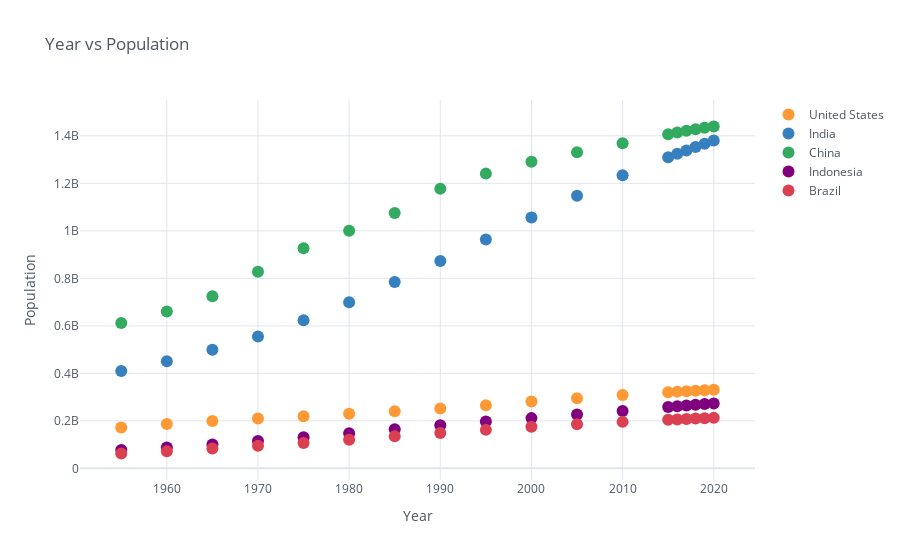

Notebook code for this chart:
### Markdown cell above
## Scatter plot

### Code cell
df_population.iplot(kind='scatter', mode='markers',
                    xTitle='Year', yTitle='Population',
                    title='Year vs Population')

### Figure 1 — Plotly figure (JSON) as saved in the notebook; plotly's stock layout.template omitted (floating-point values rounded to 4 significant figures)
{"data": [{"line": {"color": "rgba(255, 153, 51, 1.0)", "dash": "solid", "shape": "linear", "width": 1.3}, "marker": {"size": 12, "symbol": "circle"}, "mode": "markers", "name": "United States", "text": "", "type": "scatter", "x": [1955, 1960, 1965, 1970, 1975, 1980, 1985, 1990, 1995, 2000, 2005, 2010, 2015, 2016, 2017, 2018, 2019, 2020], "y": [171685336, 186720571, 199733676, 209513341, 219081251, 229476354, 240499825, 252120309, 265163745, 281710909, 294993511, 309011475, 320878310, 323015995, 325084756, 327096265, 329064917, 331002651]}, {"line": {"color": "rgba(55, 128, 191, 1.0)", "dash": "solid", "shape": "linear", "width": 1.3}, "marker": {"size": 12, "symbol": "circle"}, "mode": "markers", "name": "India", "text": "", "type": "scatter", "x": [1955, 1960, 1965, 1970, 1975, 1980, 1985, 1990, 1995, 2000, 2005, 2010, 2015, 2016, 2017, 2018, 2019, 2020], "y": [409880595, 450547679, 499123324, 555189792, 623102897, 698952844, 784360008, 873277798, 963922588, 1056575549, 1147609927, 1234281170, 1310152403, 1324517249, 1338676785, 1352642280, 1366417754, 1380004385]}, {"line": {"color": "rgba(50, 171, 96, 1.0)", "dash": "solid", "shape": "linear", "width": 1.3}, "marker": {"size": 12, "symbol": "circle"}, "mode": "markers", "name": "China", "text": "", "type": "scatter", "x": [1955, 1960, 1965, 1970, 1975, 1980, 1985, 1990, 1995, 2000, 2005, 2010, 2015, 2016, 2017, 2018, 2019, 2020], "y": [612241554, 660408056, 724218968, 827601394, 926240885, 1000089235, 1075589361, 1176883674, 1240920535, 1290550765, 1330776380, 1368810615, 1406847870, 1414049351, 1421021791, 1427647786, 1433783686, 1439323776]}, {"line": {"color": "rgba(128, 0, 128, 1.0)", "dash": "solid", "shape": "linear", "width": 1.3}, "marker": {"size": 12, "symbol": "circle"}, "mode": "markers", "name": "Indonesia", "text": "", "type": "scatter", "x": [1955, 1960, 1965, 1970, 1975, 1980, 1985, 1990, 1995, 2000, 2005, 2010, 2015, 2016, 2017, 2018, 2019, 2020], "y": [77273425, 87751068, 100267062, 114793178, 130680727, 147447836, 164982451, 181413402, 196934260, 211513823, 226289470, 241834215, 258383256, 261556381, 264650963, 267670543, 270625568, 273523615]}, {"line": {"color": "rgba(219, 64, 82, 1.0)", "dash": "solid", "shape": "linear", "width": 1.3}, "marker": {"size": 12, "symbol": "circle"}, "mode": "markers", "name": "Brazil", "text": "", "type": "scatter", "x": [1955, 1960, 1965, 1970, 1975, 1980, 1985, 1990, 1995, 2000, 2005, 2010, 2015, 2016, 2017, 2018, 2019, 2020], "y": [62533919, 72179226, 83373530, 95113265, 107216205, 120694009, 135274080, 149003223, 162019896, 174790340, 186127103, 195713635, 204471769, 206163053, 207833823, 209469323, 211049527, 212559417]}], "layout": {"legend": {"bgcolor": "#FFFFFF", "font": {"color": "#4D5663"}}, "paper_bgcolor": "#FFFFFF", "plot_bgcolor": "#FFFFFF", "title": {"font": {"color": "#4D5663"}, "text": "Year vs Population"}, "xaxis": {"gridcolor": "#E1E5ED", "showgrid": true, "tickfont": {"color": "#4D5663"}, "title": {"font": {"color": "#4D5663"}, "text": "Year"}, "zerolinecolor": "#E1E5ED"}, "yaxis": {"gridcolor": "#E1E5ED", "showgrid": true, "tickfont": {"color": "#4D5663"}, "title": {"font": {"color": "#4D5663"}, "text": "Population"}, "zerolinecolor": "#E1E5ED"}}}
